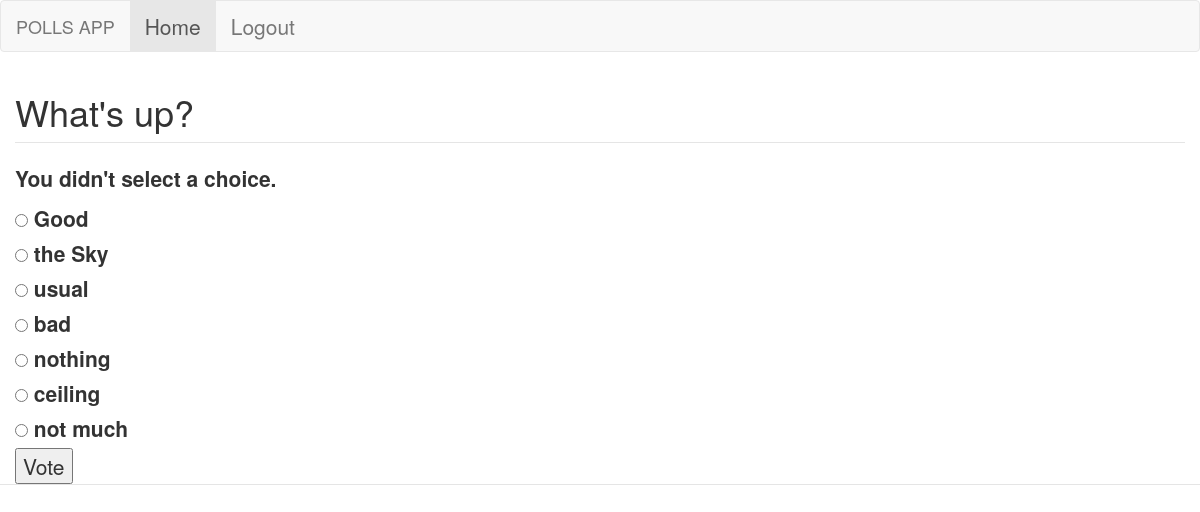
/polls/1/vote/ (signed in), run on the app's committed database.
### polls/models.py (models this page shows, shortened)
class Question(models.Model):
    question_text = models.CharField(max_length=200)
    pub_date = models.DateTimeField('date published')

class Choice(models.Model):
    question = models.ForeignKey(Question, on_delete=models.CASCADE)
    choice_text = models.CharField(max_length=200)
    votes = models.IntegerField(default=0)

### polls/views.py (the view)
# urls.py: path('<int:question_id>/vote/', views.vote, name='vote'),
@login_required()
def vote(request, question_id):
    question = get_object_or_404(Question, pk=question_id)
    try:
        selected_choice = question.choice_set.get(pk=request.POST['choice'])
    except (KeyError, Choice.DoesNotExist):
        return render(request, 'polls/detail.html', {
            'question': question,
            'error_message': "You didn't select a choice.",
        })
    else:
        selected_choice.votes += 1
        selected_choice.save()
        return HttpResponseRedirect(reverse('polls:results', args=(question.id,)))

### polls/templates/polls/detail.html (shortened to what this page needs)
<!DOCTYPE html>
<html lang="en">
<head>
  <link rel="stylesheet" href="https://maxcdn.bootstrapcdn.com/bootstrap/3.4.1/css/bootstrap.min.css">
</head>
<body>
<fieldset>
<legend>
    <nav class="navbar navbar-default">
  <div class="container-fluid">
    <div class="navbar-header">
      <a class="navbar-brand" href="#">POLLS APP</a>
    </div>
    <ul class="nav navbar-nav">
      <li class="active"><a href="{% url 'polls:index' %}">Home</a></li>
      <li><a href="{% url 'logout' %}">Logout</a></li>
    </ul>
  </div>
</nav>
<div class="container-fluid">
<form action="{% url 'polls:vote' question.id %}" method="post">
<fieldset>
    <legend><h1>{{ question.question_text }}</h1></legend>
    {% if error_message %}<p><strong>{{ error_message }}</strong></p>{% endif %}
    {% for choice in question.choice_set.all %}
        <input type="radio" name="choice" id="choice{{ forloop.counter }}" value="{{ choice.id }}" align="middle">
        <label for="choice{{ forloop.counter }}">{{ choice.choice_text }}</label><br>
    {% endfor %}
</fieldset>
<input type="submit" value="Vote">
</form>
</fieldset>
</body>
</html>

### data on the page
Question: question_text "What's up?"
Choice: choice_text "Good"
Choice: choice_text "the Sky"
Choice: choice_text "usual"
Choice: choice_text "bad"
Choice: choice_text "nothing"
Choice: choice_text "ceiling"
Choice: choice_text "not much"

### other printed values
{{ error_message }} "You didn't select a choice."
